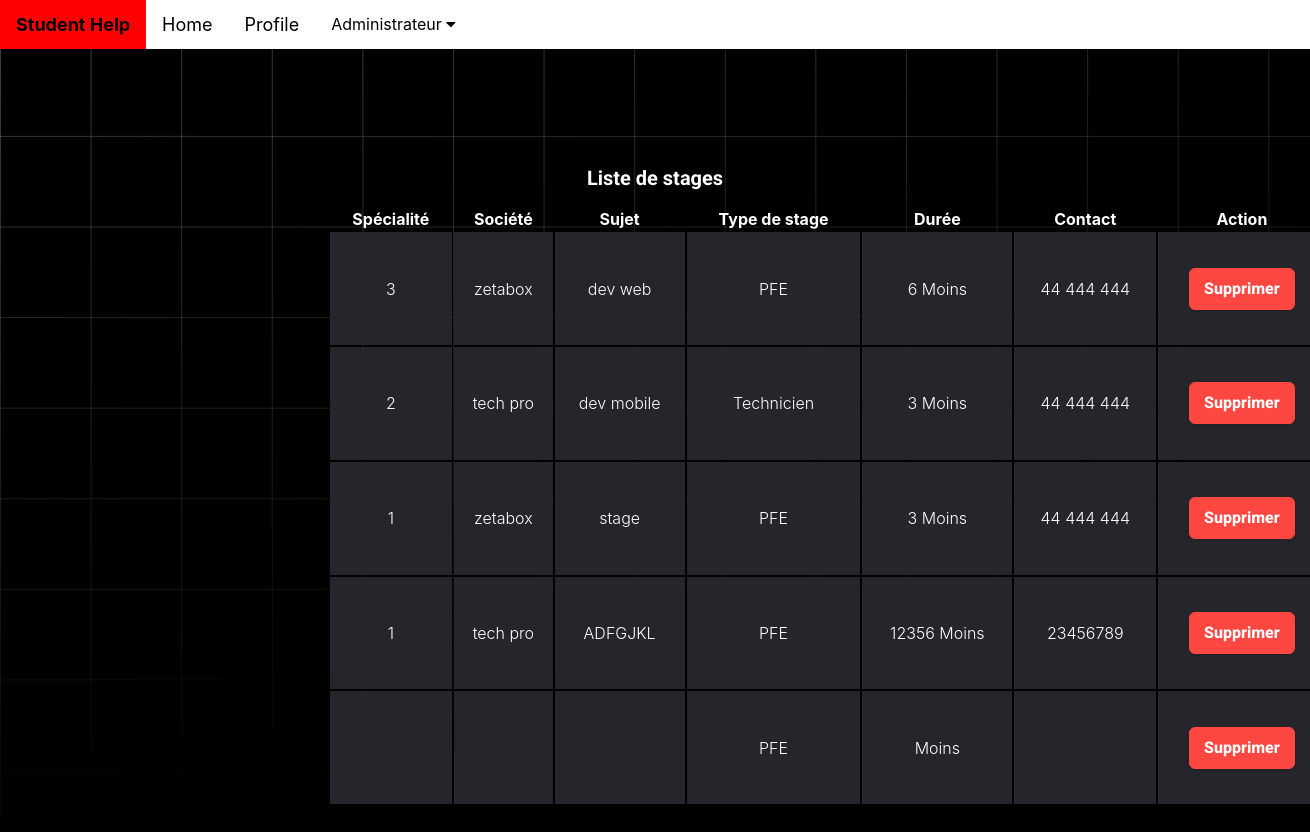
Before: /posts/liste_stage/ with the older database file.
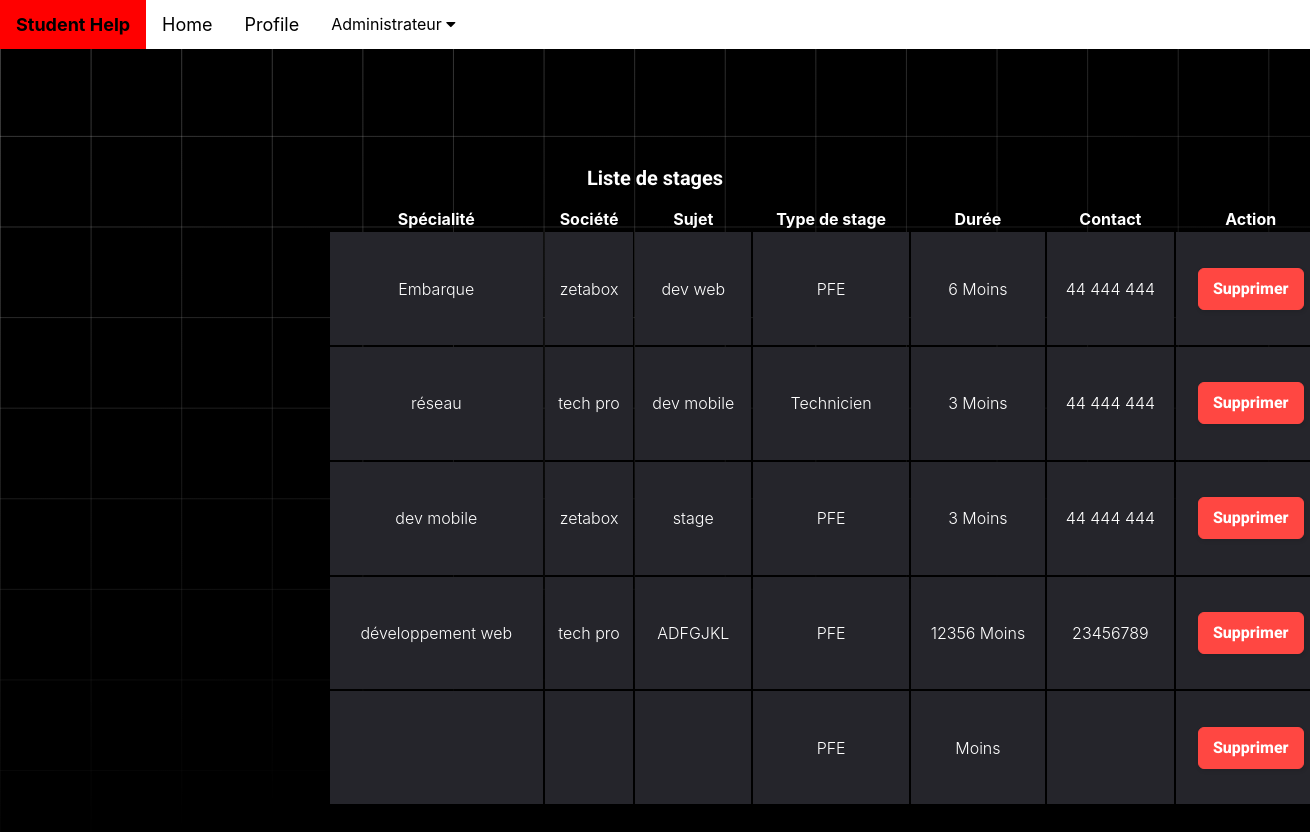
After: the same page with the newer database file.
### posts/models.py (models this page shows, shortened)
class Poste(models.Model):
    TYPE_CHOICES = [('0', 'offre'), ('1', 'demande')]
    type = models.CharField(max_length=1, choices=TYPE_CHOICES)
    date = models.DateField(null=True, default=date.today)
    user = models.ForeignKey(User, on_delete=models.CASCADE, null=True)
    image = models.ImageField(blank=True)

class Stage(Poste):
    TYPE_CHOICES = [('1', 'ouvrier'), ('2', 'technicien'), ('3', 'pfe')]
    typeStg = models.CharField(max_length=1, choices=TYPE_CHOICES)
    société = models.CharField(max_length=50)
    durée = models.IntegerField()
    sujet = models.CharField(max_length=50)
    contactinfo = models.CharField(max_length=50)
    spécialite = models.CharField(max_length=255)

### posts/views.py (the view)
# urls.py: path('liste_stage/',ListPostStage.as_view(), name='liststage'),
class ListPostStage(ListView):
    model = Poste
    template_name = 'listPosts/list_stages.html'
    form_class =  StageForm
    context_object_name = 'liste_stages'

### posts/templates/listPosts/list_stages.html (shortened to what this page needs)
<!DOCTYPE html>
<html lang="en">
  <head>
    <link rel="stylesheet" href="fonts/icomoon/style.css" />
    <link rel="stylesheet" href="css/owl.carousel.min.css" />
    {% extends "student/base.html" %} {% block content %}
  </head>
  <body>
    <div class="content">
      <div class="container">
        <h2 class="mb-5" style="text-align: center;">Liste de stages</h2>
        <div class="table-responsive custom-table-responsive">
          <table class="table custom-table">
            <thead>
              <tr>
                <th scope="col">Spécialité</th>
                <th scope="col">Société</th>
                <th scope="col">Sujet</th>
                <th scope="col">Type de stage</th>
                <th scope="col">Durée</th>
                <th scope="col">Contact</th>
                <th scope="col">Action</th>
              </tr>
            </thead>
            <tbody>
              {% for poste in liste_stages %}
              <tr scope="row">
                <td>{{ poste.stage.spécialite }}</td>
                <td>{{ poste.stage.société }}</td>
                <td>{{ poste.stage.sujet }}</td>
                <td>{% if poste.stage.typeStg == '1' %}
                    Technicien
                    {% elif post.stage.typeStg == '2' %}
                    Perfectionnement
                    {% else %}
                    PFE
                    {% endif %}
                </td>
                <td>{{ poste.stage.durée }} Moins</td>
                <td>{{ poste.stage.contactinfo }}</td>
                <td>
                  <button class="button-24" role="button">Supprimer</button>
                </td>
              </tr>
              {% endfor %}
            </tbody>
          </table>
        </div>
      </div>
    </div>
    {% endblock %}

Changed rows visible on the page:
changed through a linked row, Poste "dev web": stage.spécialite "3" → "Embarque"
changed through a linked row, Poste: stage.spécialite "2" → "réseau"
changed through a linked row, Poste "stage": stage.spécialite "1" → "dev mobile"
changed through a linked row, Poste "ADFGJKL": stage.spécialite "1" → "développement web"
